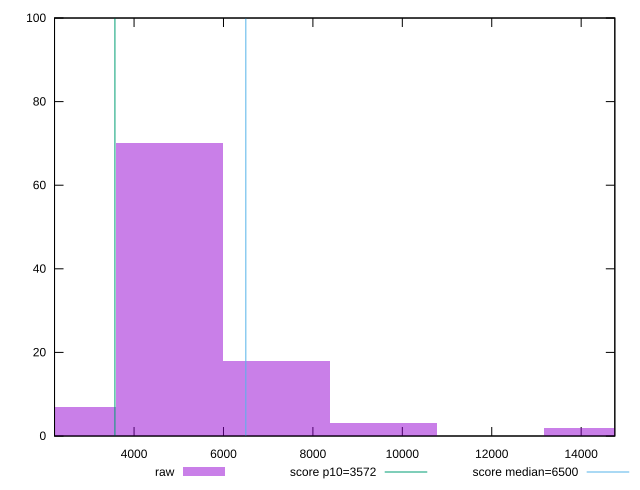

This figure's gnuplot source:
reset

$raw <<EOF
4785.244311231516 70
2392.622155615758 7
7177.866466847274 18
14355.732933694548 2
9570.488622463032 3
EOF

set key outside below
set boxwidth 2392.622155615758
set xrange [2221.2619999999997:14752.912999999999]
set yrange [0:100]
set trange [0:100]
set style fill transparent solid 0.5 noborder

set parametric
set terminal svg size 640, 490 enhanced background rgb 'white'
set output "reprap/first-cpu-idle/samples/pages+cached+noexternal+nomedia+nocss/raw/histogram.svg"

plot $raw title "raw" with boxes, \
     3572,t title "score p10=3572", \
     6500,t title "score median=6500"

reset
